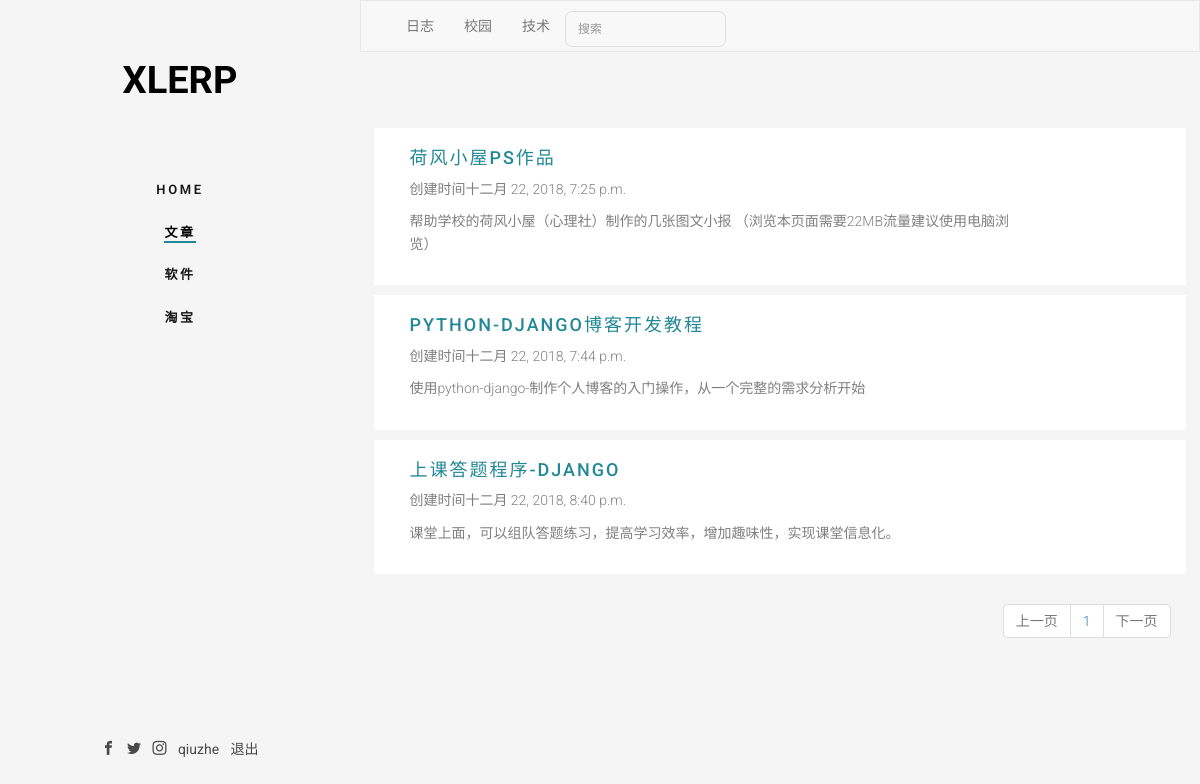
The app's page /post/ (signed in) with its own data.
### HomeApp/models.py (models this page shows, shortened)
class TitleClassification(models.Model):
    title = models.CharField(max_length=30,unique=True,verbose_name=u'标题')
    star_time = models.DateTimeField(auto_now_add=True,verbose_name=u'创建日期')
    last_time = models.DateTimeField(auto_now=True,verbose_name=u'最后一次修改日期')
    isDelete = models.BooleanField(default=True,verbose_name=u'是否可用')
    class Meta:
        verbose_name_plural = "文章类型"

class dynamic(models.Model):
    title = models.CharField(max_length=30,unique=True,verbose_name=u'标题')
    imgurl = models.ImageField(upload_to='static/images/post',null=True, blank=True, verbose_name=u'图片地址')
    userID = models.ForeignKey(User_Information,on_delete=models.CASCADE,verbose_name=u'作者')
    post = RichTextUploadingField(verbose_name=u'具体内容')
    Classid = models.ForeignKey('TitleClassification', on_delete=models.CASCADE,verbose_name=u'文章类型')
    OtherMsg = models.CharField(max_length=300, verbose_name=u'简介')
    star_time = models.DateTimeField(auto_now_add=True,verbose_name=u'创建日期')
    last_time = models.DateTimeField(auto_now=True,verbose_name=u'最后一次修改日期')
    isDelete = models.BooleanField(default=True,verbose_name=u'是否可用')
    class Meta:
        verbose_name_plural = "文章"

### HomeApp/views.py (the view)
# urls.py: path('post/', views.postdata, name='postdata'),
def postdata(request):
    context = {}
    if request.method == 'GET':
        TClist = models.TitleClassification.objects.all()#获取所有文章类型
        IDdata = request.GET.get('id')
        if IDdata == None:
            post = models.dynamic.objects.all().order_by('id')[0:10].values('id','title','imgurl','userID','OtherMsg','star_time')
        else:
            post = models.dynamic.objects.filter(Classid=IDdata).values('id','title','imgurl','userID','OtherMsg','star_time').order_by('id')
        contact_list = post #models.dynamic.objects.get_queryset().order_by('id')#.values('id','title')
        paginator = Paginator(contact_list, 8) # Show 25 contacts per page
        page = request.GET.get('page') #request.POST.get('data')
        try:
            contacts = paginator.page(page)
        except PageNotAnInteger:
            contacts = paginator.page(1)
        except EmptyPage:
            contacts = paginator.page(paginator.num_pages)
        context['book_list'] = contacts
        context['paginator'] = paginator
        context['CLASSID'] = IDdata
        context['TClist'] = TClist
        context['activedynamic'] = 'fh5co-active'
    return render(request,'dynamic.html',context)

### templates/dynamic.html (shortened to what this page needs)
{% extends "home.html" %}
{% load staticfiles %}
{% block main %}
<nav class="navbar navbar-default mynavbar-default">
    <div class="container-fluid">
      <div class="collapse navbar-collapse" id="bs-example-navbar-collapse-1">
        <ul class="nav navbar-nav">
          {% for i in TClist %}
          <li><a href="/post/?id={{ i.id }}">{{ i.title }}</a></li>
          {% endfor %}
        </ul>
        <form class="navbar-form navbar-left">
          <div class="form-group">
            <input type="text" class="form-control xform-control" placeholder="搜索">
          </div>
        </form>
      </div>
    </div>
  </nav>
<div id="uptop" class="fh5co-narrow-content">
        {% for i in book_list %}
        <div class="row row-bottom-padded-md mipadded-md">
            <div class="col-md-10 animate-box" data-animate-effect="fadeInLeft">
                <h2 class="fh5co-heading myfh5co-heading"><a href="/postList/?id={{ i.id }}" target="_blank">{{ i.title }}</a> </h2>
                <p>创建时间{{ i.star_time }}</p>
                <p>{{ i.OtherMsg }}</p>
            </div>
            <div class="col-md-2 animate-box" data-animate-effect="fadeInLeft">
            </div>
        </div>
        {% endfor %}
        <ul class="pagination" id="pager">
            {% if book_list.has_previous %}
                <li class="previous"><a href="{% url 'postdata' %}?id={{ CLASSID }}&page={{ book_list.previous_page_number }}">上一页</a></li>
            {% else %}
                <li class="previous disabled"><a href="#">上一页</a></li>
            {% endif %}
            {% for num in paginator.page_range %}
                {% if num == currentPage %}
                    <li class="item active"><a href="{% url 'postdata' %}?id={{ CLASSID }}&page={{ num }}">{{ num }}</a></li>
                {% else %}
                    <li class="item"><a href="{% url 'postdata' %}?id={{ CLASSID }}&page={{ num }}">{{ num }}</a></li>
                {% endif %}
            {% endfor %}
            {% if book_list.has_next %}
                <li class="next"><a href="{% url 'postdata' %}?id={{ CLASSID }}&page={{ book_list.next_page_number }}">下一页</a></li>
            {% else %}
                <li class="next disabled"><a href="#">下一页</a></li>
            {% endif %}
        </ul>
</div>
{% endblock %}

### static/css/style.css (style rules this page uses)
body { font-family: "Roboto", Arial, sans-serif; font-weight: 300; font-size: 14px; line-height: 1.6; color: rgba(0, 0, 0, 0.5); background: whitesmoke; }
a { color: #228896; -webkit-transition: 0.5s; -o-transition: 0.5s; transition: 0.5s; }
h1, h2, h3, h4, h5, h6 { color: #000; font-family: "Roboto", Arial, sans-serif; font-weight: 400; margin: 0 0 30px 0; }
#fh5co-main .fh5co-narrow-content { position: relative; width: 93%; margin: 0 auto; padding: 4em 0; clear: both; }
#fh5co-main .fh5co-narrow-content ul { float: right; }
.fh5co-heading { font-size: 18px; margin-bottom: 2em; font-weight: 500; text-transform: uppercase; letter-spacing: 2px; }
.form-control { -webkit-appearance: none; -moz-appearance: none; appearance: none; box-shadow: none; background: transparent; border: 2px solid rgba(0, 0, 0, 0.1); height: 54px; font-size: 18px; font-weight: 300; -webkit-border-radius: 7px; -moz-border-radius: 7px; -ms-border-radius: 7px; border-radius: 7px; }
.row-bottom-padded-md { padding: 20px; margin-bottom: 10px; }
.mipadded-md { background-color: white; }
.navbar-form { margin: 0px; }
.xform-control { height: 36px; border: 1px solid rgba(0, 0, 0, 0.1); font-size: 12px; margin-top: 10px; }
.navbar-form { padding: 0px; }
.mynavbar-default { background-color: none; border-left-color: none; border-right-color: none; border-bottom-color: #e7e7e7; border-radius: 0px; }
.myfh5co-heading { margin-bottom:10px; }

### records on screen
TitleClassification: title "日志"
TitleClassification: title "校园"
TitleClassification: title "技术"
dynamic: title "荷风小屋PS作品", star_time "十二月 22, 2018, 7:25 p.m.", OtherMsg "帮助学校的荷风小屋（心理社）制作的几张图文小报 （浏览本页面需要22MB流量建议使用电脑浏览）"
dynamic: title "PYTHON-DJANGO博客开发教程", star_time "十二月 22, 2018, 7:44 p.m.", OtherMsg "使用python-django-制作个人博客的入门操作，从一个完整的需求分析开始"
dynamic: title "上课答题程序-DJANGO", star_time "十二月 22, 2018, 8:40 p.m.", OtherMsg "课堂上面，可以组队答题练习，提高学习效率，增加趣味性，实现课堂信息化。"

### other values on screen
{{ request.session.user_name }} "qiuzhe"
{{ num }} "1"
